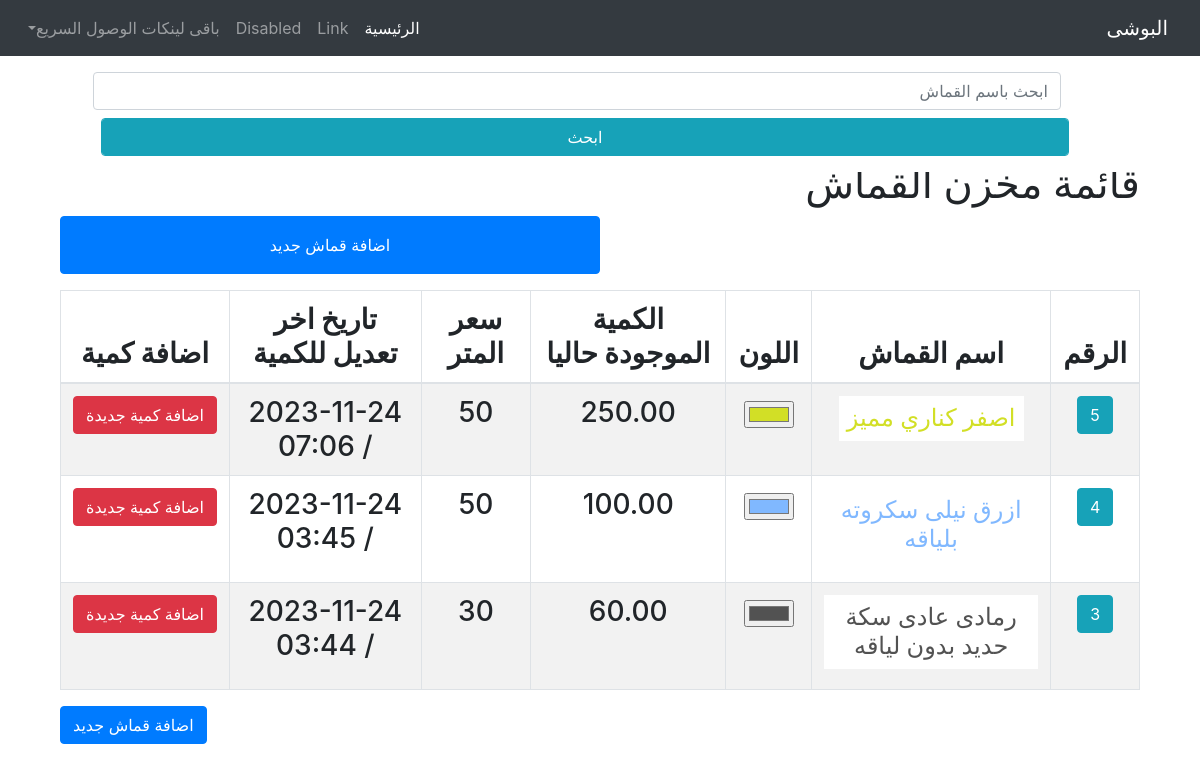
The app's page /storge/, older data.
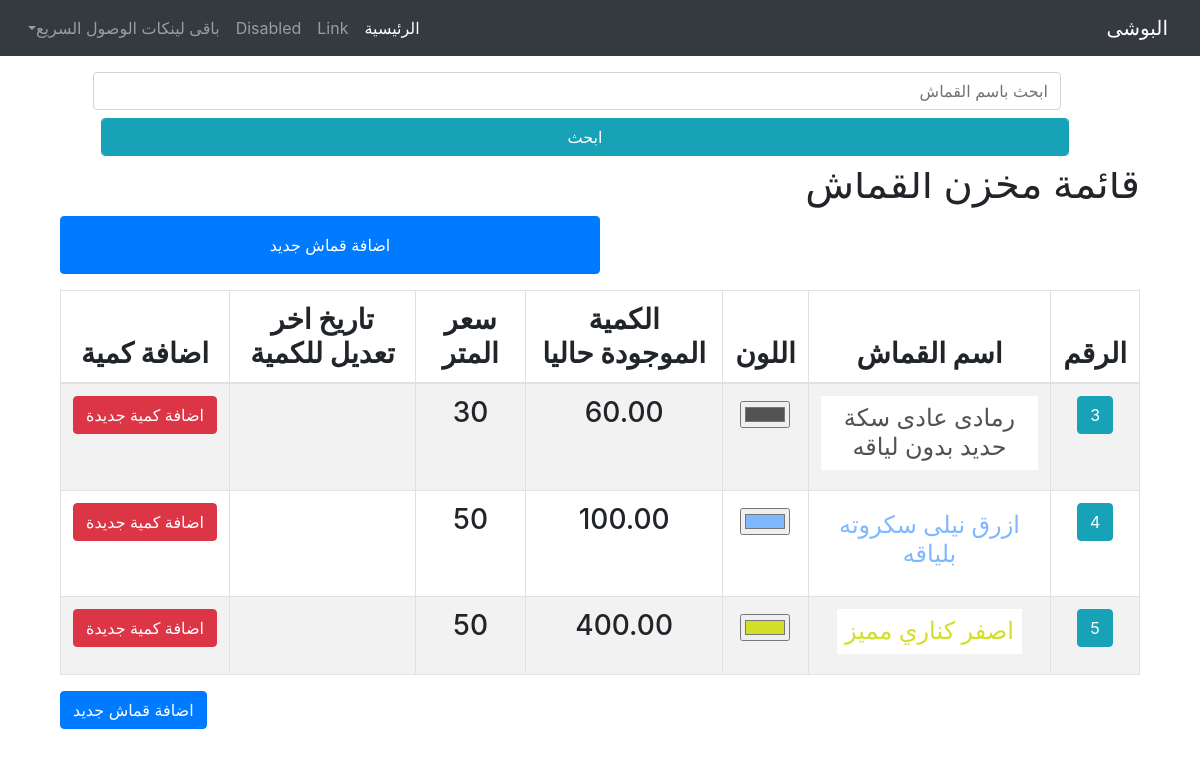
The same page, newer data.
### storge/models.py (models this page shows, shortened)
class Cloth(TimeStampMixin, models.Model):
    name       = models.CharField(max_length=50, null=True, blank=True, verbose_name="اسم القماش")
    amount     = models.DecimalField(max_digits=5,decimal_places=2, null=True, blank=True, verbose_name="الكمية")
    price      = models.CharField(max_length=5, null=True, blank=True, verbose_name="سعر المتر")
    classs     = models.ForeignKey('Classs', on_delete=models.CASCADE, null=True, blank=True, verbose_name="التصنيف")
    typee      = models.CharField(max_length=50, null=True, blank=True, db_index=True,verbose_name="النوع")
    color      = ColorField(verbose_name="لون القماش", null=True, blank=True)
    history    = HistoricalRecords()

### client/models.py (models this page shows)
class TimeStampMixin(models.Model):
    created_at      = models.DateTimeField(auto_now_add=True,null=True)
    updated_at      = models.DateTimeField(auto_now=True,null=True)

### storge/views.py (the view)
# urls.py: path('', clothListView.as_view(), name="list"),
class clothListView(ListView):
    model = Cloth
    template_name = 'storge/cloth_list.html'
    context_object_name = 'cloths'
    def get_queryset(self):
        queryset = super().get_queryset()
        search_query = self.request.GET.get('q')
        if search_query:
            queryset = queryset.filter(
                Q(name__icontains=search_query)
            )
        queryset = queryset.order_by('-created_at')
        return queryset

### storge/templates/storge/cloth_list.html (shortened to what this page needs)
{% extends "homee/index.html" %}
{% block content %}
<div class="container-fluid">
    <div class="row mt-5 mb-3 bg-white w-100" style=" position: fixed; top: 0rem; display: inline-block; left: 0rem; z-index:2;">
        <div class="col-10 m-auto p-3 text-center">
            <form class="form" action="#" method="GET" style="">
                <div class="">
                    <input name="q" class="form-control m-2" placeholder="ابحث باسم القماش">
                    <input type="submit" class="form-control btn btn-info" value="ابحث">
                </div>
            </form>
        </div>
    </div>
    <div class="row">
        <div class="col-12 mb-5" style="padding-top:6rem">
            <h1 class="text-right">قائمة مخزن القماش</h1>
            <a class="btn btn-primary w-50 p-3 mb-3" href="{% url "cloth:create" %}">اضافة قماش جديد</a>
            <table class="table text-center table-striped table-hover table-bordered w-100 h3" id="" style="">
                <thead>
                    <th>الرقم</th>
                    <th>اسم القماش</th>
                    <th>اللون</th>
                    <th>الكمية الموجودة حاليا</th>
                    <th>سعر المتر</th>
                    <th>تاريخ اخر تعديل للكمية</th>
                    <th>اضافة كمية</th>
                </thead>
                <tbody>
                    {% for cloth in cloths %}
                        <tr class="p-4">
                            <td>
                                <a class="btn btn-info text-white"href="#">{{ cloth.id }}</a>
                            </td>
                            <td style="color: {{ cloth.color }}"><p class="d-inline-block bg-white h4 p-2">{{ cloth.name }}</p></td>
                            <td><input type="color" value="{{ cloth.color }}"></td>
                            <td>{{ cloth.amount }}</td>
                            <td>{{ cloth.price }}</td>
                            <td>{{ cloth.created_at|date:"Y-m-d / h:i" }}</td>
                            <td><a class="btn btn-danger" href="{% url "cloth:edit" cloth.id %}">اضافة كمية جديدة</a></td>
                        </tr>
                    {% empty %}
                        <li>No client found.</li>
                    {% endfor %}
                </tbody>
            </table>
            <a class="btn btn-primary" href="{% url "cloth:create" %}">اضافة قماش جديد</a>
        </div>
    </div>
</div>
{% endblock %}

### home/templates/homee/index.html (shortened to what this page needs)
<!DOCTYPE html>
<html lang="ar">
<head>
    {% load static %}
    <link rel="stylesheet" href="{% static "homee/css/bootstrap.min.css" %}"/>
    <link rel="stylesheet" href="https://cdnjs.cloudflare.com/ajax/libs/chosen/1.8.7/chosen.min.css" />
</head>
<body style="direction:rtl">
    <nav class="navbar navbar-expand-md navbar-dark bg-dark fixed-top">
        <a class="navbar-brand" href="{% url 'home:homepage' %}">البوشى</a>
        <div class="collapse navbar-collapse" id="navbarsExampleDefault">
            <ul class="navbar-nav mr-auto">
                <li class="nav-item active">
                    <a class="nav-link" href="{% url 'home:homepage' %}">الرئيسية <span class="sr-only">(current)</span></a>
                </li>
                <li class="nav-item">
                    <a class="nav-link" href="#">Link</a>
                </li>
                <li class="nav-item">
                    <a class="nav-link" href="#">Disabled</a>
                </li>
                <li class="nav-item dropdown">
                    <a class="nav-link dropdown-toggle" href="http://example.com" id="dropdown01" data-toggle="dropdown" aria-haspopup="true" aria-expanded="false">باقى لينكات الوصول السريع</a>
                </li>
            </ul>
        </div>
    </nav>
    <main role="main" class="container mt-5 pt-3">
        {% block content %}{% endblock %}
    </main>
</body>

Row changes from the older to the newer data that the page shows:
changed through a linked row, Cloth "رمادى عادى سكة حديد بدون لياقه": created_at "2023-11-24 / 03:44" → (not shown); moves up the list
changed through a linked row, Cloth "ازرق نيلى سكروته بلياقه": created_at "2023-11-24 / 03:45" → (not shown); moves down the list
changed Cloth "اصفر كناري مميز": amount "250.00" → "400.00"; created_at "2023-11-24 / 07:06" → (not shown)
